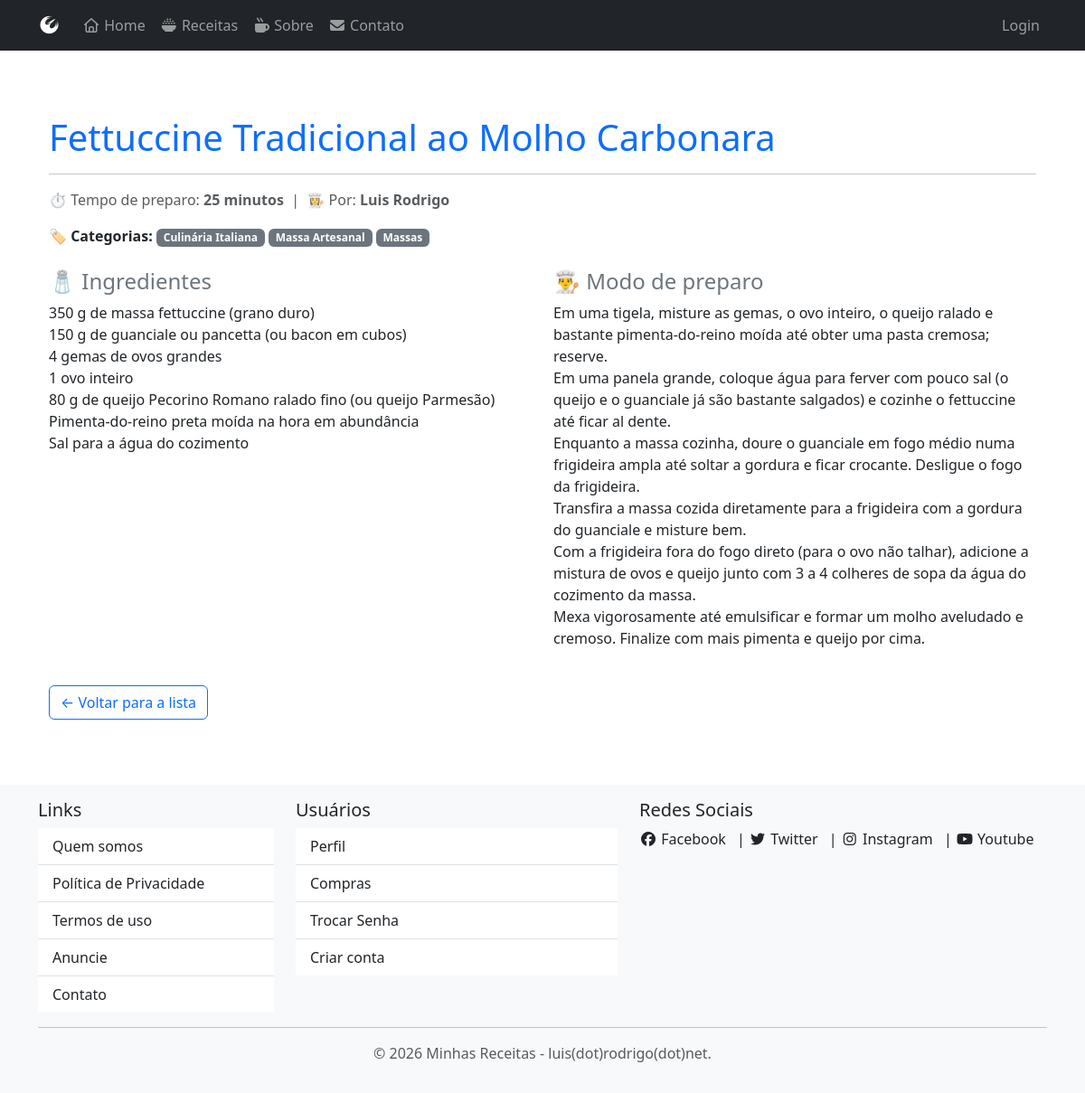
The page /receitas/receita/5/ on the database its author committed.
### apps/receitas/models.py (models this page shows, shortened)
class Receita(models.Model):
    titulo = models.CharField(max_length=200)
    ingredientes = models.TextField(
        help_text="Informe um ingrediente por linha."
    )
    modo_preparo = models.TextField(
        help_text="Descreva o passo a passo do preparo."
    )
    tempo_preparo = models.PositiveIntegerField(
        help_text="Tempo total de preparo, em minutos."
    )
    data_publicacao = models.DateTimeField(auto_now_add=True)
    publicada = models.BooleanField(default=False)
    categorias = models.ManyToManyField(
        Categoria,
        related_name="receitas",
        blank=True,
    )
    autor = models.ForeignKey(
        User,
        on_delete=models.CASCADE,
        related_name="receitas",
    )
    class Meta:
        verbose_name = "Receita"
        verbose_name_plural = "Receitas"
        ordering = ["-data_publicacao"]

class Categoria(models.Model):
    nome = models.CharField(max_length=100)
    class Meta:
        verbose_name = "Categoria"
        verbose_name_plural = "Categorias"
        ordering = ["nome"]

### apps/receitas/views.py (the view)
# urls.py: path("receita/<int:pk>/",views.exibir_receita,name="exibir_receita" ),
def exibir_receita(request, pk):
    receita = get_object_or_404(
        Receita,
        pk=pk,
        publicada=True,
    )
    context = {
        "receita": receita,
    }
    return render(request, "receitas/detalhe-full.html", context)

### apps/receitas/templates/receitas/detalhe-full.html (shortened to what this page needs)
{% extends "_base.html" %}
{% block content %}
  <div class="container my-5">
    <h1 class="mb-3 text-primary">
      {{ receita.titulo }}
    </h1>
    <hr>
    <p class="text-muted">
      ⏱️ Tempo de preparo:
      <strong>{{ receita.tempo_preparo }} minutos</strong>
      &nbsp;|&nbsp;
      👩‍🍳 Por:
      <strong>{{ receita.autor.get_full_name|default:receita.autor.username }}</strong>
    </p>
    {% if receita.categorias.all %}
      <p>
        <strong>🏷️ Categorias:</strong>
        {% for categoria in receita.categorias.all %}
          <span class="badge bg-secondary">
            {{ categoria.nome }}
          </span>
        {% endfor %}
      </p>
    {% endif %}
    <div class="row mt-4">
      <div class="col-md-6">
        <h2 class="h4 text-secondary">🧂 Ingredientes</h2>
        <p>{{ receita.ingredientes|linebreaksbr }}</p>
      </div>
      <div class="col-md-6">
        <h2 class="h4 text-secondary">👨‍🍳 Modo de preparo</h2>
        <p>{{ receita.modo_preparo|linebreaksbr }}</p>
      </div>
    </div>
    <a
      href="{% url 'receitas:listar_receitas' %}"
      class="btn btn-outline-primary mt-4"
    >
      ← Voltar para a lista
    </a>
  </div>
{% endblock %}

### rows shown on the page
Receita: titulo "Fettuccine Tradicional ao Molho Carbonara", tempo_preparo "25", autor.get_full_name "Luis Rodrigo", ingredientes "350 g de massa fettuccine (grano duro) 150 g de guanciale ou pancetta (ou bacon em cubos) 4 gemas de ovos grandes 1 ovo inteiro 80 g de queijo Pecorino Romano ralado fino (ou queijo Parmesão) Pimenta-do-reino preta moída na hora em abundância Sal para a água do cozimento", modo_preparo "Em uma tigela, misture as gemas, o ovo inteiro, o queijo ralado e bastante pimenta-do-reino moída até obter uma pasta cremosa; reserve. Em uma panela grande, coloque água para ferver com pouco sal (o queijo e o guanciale já são bastante salgados) e cozinhe o fettuccine até ficar al dente. Enquanto a massa cozinha, doure o guanciale em fogo médio numa frigideira ampla até soltar a gordura e ficar crocante. Desligue o fogo da frigideira. Transfira a massa cozida diretamente para a frigideira com a gordura do guanciale e misture bem. Com a frigideira fora do fogo direto (para o ovo não talhar), adicione a mistura de ovos e queijo junto com 3 a 4 colheres de sopa da água do cozimento da massa.…"
Categoria: nome "Culinária Italiana"
Categoria: nome "Massa Artesanal"
Categoria: nome "Massas"
